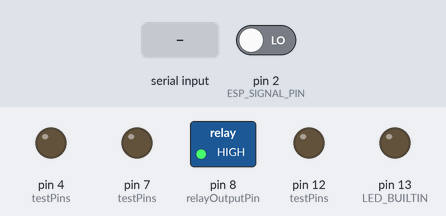
Recording of a sketch running on a simulated Arduino Uno, built with avr-gcc and run on an emulated ATmega328P. Parts: switched loads named in the sketch (green lamp = pin HIGH), output pins drawn as LEDs (lit = HIGH). The inputs (shaded band) are chosen by the test bench; at power-on: pin 2 (ESP_SIGNAL_PIN) LOW. What the sketch prints to the serial monitor is not drawn.

Above: at 4.7 s.
4.8 s: pin 2 (ESP_SIGNAL_PIN) driven HIGH
At 5.6 s:
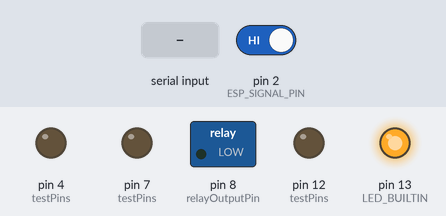
6.3 s: "PIN 4\n" received over Serial
At 6.6 s:
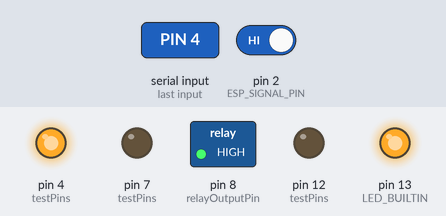
7.8 s: "TEST\n" received over Serial
At 8.4 s:
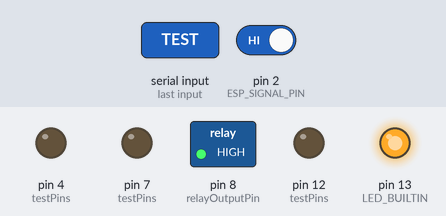
10.8 s: "SWEEP\n" received over Serial
At 11.7 s:
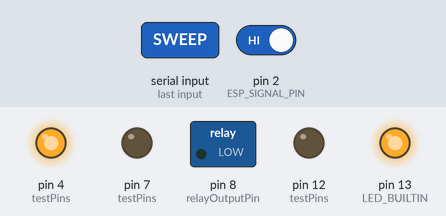
Timing chart, 0 to 25.8 s (numbered marks = the images above; inputs shaded):
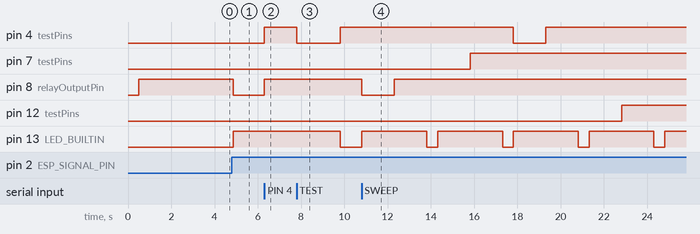

The sketch:

arduino_uno_pump_controller.ino
```cpp
/*
 * ==============================================================================
 * Smart AIoT Irrigation - Arduino Uno Pump Controller Firmware
 * ==============================================================================
 * Architecture & Wiring:
 *   - ESP32-S3 GPIO 11 (UNO_SIGNAL_PIN) -> Arduino Uno Digital Pin 2
 *   - Arduino Uno GND                   -> ESP32-S3 GND (CRITICAL: COMMON GROUND!)
 *   - Arduino Uno Digital Pin 8         -> 5V Relay Module IN pin
 *   - Arduino Uno 5V & GND              -> 5V Relay Module VCC & GND
 *   - External Motor Power Supply       -> Switched through Relay COM & NO contacts
 * ==============================================================================
 * Interactive Serial Commands (115200 baud):
 *   - TEST      : Tests the active relay pin (clicks ON for 2s, then OFF)
 *   - SWEEP     : Automatically tests Pins 4, 7, 8, 12, 13 one by one to find your relay!
 *   - PIN <num> : Sets the relay control pin (e.g. "PIN 7", "PIN 8", "PIN 4")
 *   - POLARITY  : Toggles Active-LOW (default) vs Active-HIGH
 *   - ON / OFF  : Manually energizes or de-energizes the relay
 *   - STATUS    : Shows current pin levels, polarity, and uptime
 * ==============================================================================
 */

#define ESP_SIGNAL_PIN 2       // Digital input from ESP32-S3 GPIO 11
int relayOutputPin = 8;        // Active relay output pin (default: Pin 8)

// RELAY MODULE POLARITY CONFIGURATION:
// Set to 'true' if your relay turns ON when IN is LOW (95% of 5V Arduino relay modules are Active-LOW)
// Set to 'false' if your relay turns ON when IN is HIGH (Active-HIGH modules)
bool unoRelayActiveLow = true;

// Safety Guard Timings:
const unsigned long BOOT_SAFETY_LOCKOUT_MS = 3000;   // 3s boot guard against power-on transients
const unsigned long DEBOUNCE_DELAY_MS = 60;          // 60ms signal debounce to eliminate noise
const unsigned long MAX_CONTINUOUS_RUN_MS = 600000;  // 10 minutes max run safety watchdog

bool relayState = false;
int lastRawSignal = LOW;
unsigned long lastDebounceTime = 0;
int stableSignal = LOW;
unsigned long pumpStartTime = 0;
String serialCmdBuffer = "";

// Applies the electrical signal to the physical relay pin according to active polarity
void setRelay(bool energize, const char* source) {
  relayState = energize;
  int outputPinLevel = unoRelayActiveLow ? (energize ? LOW : HIGH) : (energize ? HIGH : LOW);

  pinMode(relayOutputPin, OUTPUT);
  digitalWrite(relayOutputPin, outputPinLevel);

  // Mirror state on Arduino Uno onboard LED (Pin 13) so you can physically see it!
  digitalWrite(LED_BUILTIN, energize ? HIGH : LOW);

  if (energize) {
    pumpStartTime = millis();
  }

  Serial.print(F("[UNO-ACTUATOR] Relay: "));
  Serial.print(energize ? F("ENERGIZED (PUMP ON)") : F("DE-ENERGIZED (PUMP OFF)"));
  Serial.print(F(" | Pin "));
  Serial.print(relayOutputPin);
  Serial.print(F(" output: "));
  Serial.print(outputPinLevel == HIGH ? F("HIGH (5V)") : F("LOW (0V)"));
  Serial.print(F(" | Onboard LED (Pin 13): "));
  Serial.print(energize ? F("ON") : F("OFF"));
  Serial.print(F(" | Polarity: "));
  Serial.print(unoRelayActiveLow ? F("Active-LOW") : F("Active-HIGH"));
  Serial.print(F(" | Trigger: "));
  Serial.println(source);
}

void printStatus() {
  int dRead = digitalRead(ESP_SIGNAL_PIN);

  Serial.println(F("\n========================================"));
  Serial.println(F("       ARDUINO UNO PUMP CONTROLLER      "));
  Serial.println(F("========================================"));
  Serial.print(F("Relay State    : ")); Serial.println(relayState ? F("ACTIVE (ON)") : F("INACTIVE (OFF)"));
  Serial.print(F("Active Output  : Pin ")); Serial.print(relayOutputPin);
  Serial.print(F(" = ")); Serial.println(digitalRead(relayOutputPin) == HIGH ? F("HIGH (5V)") : F("LOW (0V)"));
  Serial.print(F("Relay Polarity : ")); Serial.println(unoRelayActiveLow ? F("Active-LOW (LOW=ON)") : F("Active-HIGH (HIGH=ON)"));
  Serial.print(F("Digital Pin 2  : ")); Serial.println(dRead == HIGH ? F("HIGH (3.3V/5V Detected from ESP32)") : F("LOW (0V - Off)"));
  Serial.print(F("Onboard LED 13 : ")); Serial.println(digitalRead(LED_BUILTIN) == HIGH ? F("ON") : F("OFF"));
  Serial.print(F("Uptime         : ")); Serial.print(millis() / 1000); Serial.println(F(" seconds"));
  if (relayState) {
    Serial.print(F("Run Duration   : ")); Serial.print((millis() - pumpStartTime) / 1000); Serial.println(F(" s / 600 s max"));
  }
  Serial.println(F("========================================\n"));
}

void runPinSweep() {
  int testPins[] = {8, 7, 4, 12, 13};
  int numPins = sizeof(testPins) / sizeof(testPins[0]);

  Serial.println(F("\n>>> STARTING RELAY PIN SWEEP <<<"));
  Serial.println(F("Testing Pins [8, 7, 4, 12, 13] for 2 seconds each."));
  Serial.println(F("Listen for the relay CLICK and watch for the Relay LED!\n"));

  for (int i = 0; i < numPins; i++) {
    int pin = testPins[i];
    Serial.print(F("--> Testing Pin "));
    Serial.print(pin);
    Serial.println(F(" [PULSING LOW (0V) for Active-LOW relay]..."));

    pinMode(pin, OUTPUT);
    digitalWrite(pin, LOW); // Active-LOW ON
    digitalWrite(LED_BUILTIN, HIGH);
    delay(1500);

    Serial.print(F("    Pin "));
    Serial.print(pin);
    Serial.println(F(" [PULSING HIGH (5V) for Active-HIGH relay]..."));
    digitalWrite(pin, HIGH); // Active-HIGH ON
    delay(1500);

    // Return to safe high
    digitalWrite(pin, HIGH);
    digitalWrite(LED_BUILTIN, LOW);
    delay(500);
  }

  // Restore configured relay pin
  pinMode(relayOutputPin, OUTPUT);
  int safeLevel = unoRelayActiveLow ? HIGH : LOW;
  digitalWrite(relayOutputPin, safeLevel);

  Serial.println(F("\n>>> SWEEP COMPLETE <<<"));
  Serial.print(F("If your relay clicked on a specific pin, type 'PIN <number>' (e.g. 'PIN 7') to select it.\n"));
  Serial.print(F("Currently active pin is: Pin "));
  Serial.println(relayOutputPin);
}

void setup() {
  Serial.begin(115200);
  delay(500);
  Serial.println(F("\n[BOOT] Arduino Uno Pump Controller Starting..."));

  // 1. Immediately drive relay pin to SAFE INACTIVE level
  pinMode(relayOutputPin, OUTPUT);
  int safeLevel = unoRelayActiveLow ? HIGH : LOW;
  digitalWrite(relayOutputPin, safeLevel);
  relayState = false;

  // Onboard LED
  pinMode(LED_BUILTIN, OUTPUT);
  digitalWrite(LED_BUILTIN, LOW);

  // 2. Configure input pin from ESP32
  pinMode(ESP_SIGNAL_PIN, INPUT);

  Serial.print(F("[BOOT] Safe inactive level written to Pin "));
  Serial.print(relayOutputPin);
  Serial.print(F(": "));
  Serial.println(safeLevel == HIGH ? F("HIGH") : F("LOW"));
  Serial.println(F("[BOOT] Boot safety guard active (3s). Pump locked OFF."));
  delay(BOOT_SAFETY_LOCKOUT_MS);

  Serial.println(F("[BOOT] Controller READY. Listening on Pin 2 and Serial (115200 baud)."));
  Serial.println(F("[CMD-HELP] Available Commands: TEST, SWEEP, PIN <num>, POLARITY, ON, OFF, STATUS"));
}

void loop() {
  // --- 1. Serial UART Command Processing (from PC Serial Monitor or ESP32) ---
  while (Serial.available() > 0) {
    char c = Serial.read();
    if (c == '\n' || c == '\r') {
      serialCmdBuffer.trim();
      if (serialCmdBuffer.length() > 0) {
        String upperCmd = serialCmdBuffer;
        upperCmd.toUpperCase();
        Serial.print(F("[UNO-UART] Received command: '"));
        Serial.print(serialCmdBuffer);
        Serial.println(F("'"));

        if (upperCmd == "TEST") {
          Serial.println(F("[UNO-TEST] Running 2-second safe relay test click..."));
          Serial.println(F("[UNO-TEST] Watch the Arduino Uno onboard 'L' LED and listen for relay click!"));
          setRelay(true, "MANUAL_TEST");
          delay(2000);
          setRelay(false, "MANUAL_TEST_COMPLETE");
          Serial.println(F("[UNO-TEST] Safe test completed."));
        } else if (upperCmd == "SWEEP") {
          runPinSweep();
        } else if (upperCmd.startsWith("PIN ")) {
          int newPin = upperCmd.substring(4).toInt();
          if (newPin >= 2 && newPin <= 13) {
            // Restore old pin
            digitalWrite(relayOutputPin, unoRelayActiveLow ? HIGH : LOW);
            relayOutputPin = newPin;
            pinMode(relayOutputPin, OUTPUT);
            digitalWrite(relayOutputPin, unoRelayActiveLow ? HIGH : LOW);
            Serial.print(F("[UNO-CONFIG] Relay control pin changed to: Pin "));
            Serial.println(relayOutputPin);
          } else {
            Serial.println(F("[UNO-CONFIG] Invalid pin number. Use 2 to 13."));
          }
        } else if (upperCmd == "ON" || upperCmd == "PUMP_ON" || upperCmd == "PUMP:ON" || upperCmd == "1" || upperCmd.indexOf("PUMP_ON") != -1) {
          setRelay(true, "SERIAL_COMMAND_ON");
        } else if (upperCmd == "OFF" || upperCmd == "PUMP_OFF" || upperCmd == "PUMP:OFF" || upperCmd == "0" || upperCmd.indexOf("PUMP_OFF") != -1) {
          setRelay(false, "SERIAL_COMMAND_OFF");
        } else if (upperCmd == "STATUS") {
          printStatus();
        } else if (upperCmd == "POLARITY") {
          unoRelayActiveLow = !unoRelayActiveLow;
          int safeLevel = unoRelayActiveLow ? (relayState ? LOW : HIGH) : (relayState ? HIGH : LOW);
          digitalWrite(relayOutputPin, safeLevel);
          Serial.print(F("[UNO-CONFIG] Polarity switched to: "));
          Serial.println(unoRelayActiveLow ? F("Active-LOW") : F("Active-HIGH"));
        } else {
          Serial.print(F("[UNO-UART] Unknown command: "));
          Serial.println(serialCmdBuffer);
          Serial.println(F("[CMD-HELP] Try: TEST, SWEEP, PIN 8, POLARITY, ON, OFF, STATUS"));
        }
        serialCmdBuffer = "";
      }
    } else {
      if (serialCmdBuffer.length() < 32) {
        serialCmdBuffer += c;
      }
    }
  }

  // --- 2. Hardware Signal Reading & Debounce Filter (Digital Pin 2 from ESP32 GPIO 11) ---
  int rawRead = digitalRead(ESP_SIGNAL_PIN);

  if (rawRead != lastRawSignal) {
    lastDebounceTime = millis();
  }
  lastRawSignal = rawRead;

  if ((millis() - lastDebounceTime) > DEBOUNCE_DELAY_MS) {
    if (rawRead != stableSignal) {
      stableSignal = rawRead;
      Serial.print(F("[UNO-SIGNAL] Stable ESP32 Input: "));
      Serial.println(stableSignal == HIGH ? F("HIGH (Request ON)") : F("LOW (Request OFF)"));

      if (stableSignal == HIGH && !relayState) {
        setRelay(true, "HARDWARE_PIN_SIGNAL");
      } else if (stableSignal == LOW && relayState) {
        setRelay(false, "HARDWARE_PIN_SIGNAL");
      }
    }
  }

  // --- 3. Safety Watchdog: Prevent continuous pumping > 10 mins ---
  if (relayState && (millis() - pumpStartTime >= MAX_CONTINUOUS_RUN_MS)) {
    Serial.println(F("[UNO-SAFETY-TRIP] Max continuous runtime exceeded (10 min)! Shutting off pump."));
    setRelay(false, "SAFETY_WATCHDOG_TIMEOUT");
  }
}
```

Measured:
- after the input at 4.8 s, pin 8 (relayOutputPin): HIGH → LOW after 0.06 s; pin 13 (LED_BUILTIN): LOW → HIGH after 0.06 s
- after the input at 6.3 s, pin 4 (testPins), pin 8 (relayOutputPin): LOW → HIGH at once
- after the input at 7.8 s, pin 4 (testPins): HIGH → LOW at once, → HIGH 2.0 s later; pin 13 (LED_BUILTIN): HIGH → LOW after 2.0 s
- after the input at 10.8 s, pin 4 (testPins): HIGH → LOW after 7.0 s, → HIGH 1.5 s later; pin 7 (testPins): LOW → HIGH after 5.0 s; pin 8 (relayOutputPin): HIGH → LOW at once, → HIGH 1.5 s later; pin 12 (testPins): LOW → HIGH after 12.0 s; pin 13 (LED_BUILTIN): alternates HIGH for 3.0 s and LOW for 0.50 s, starting at once
